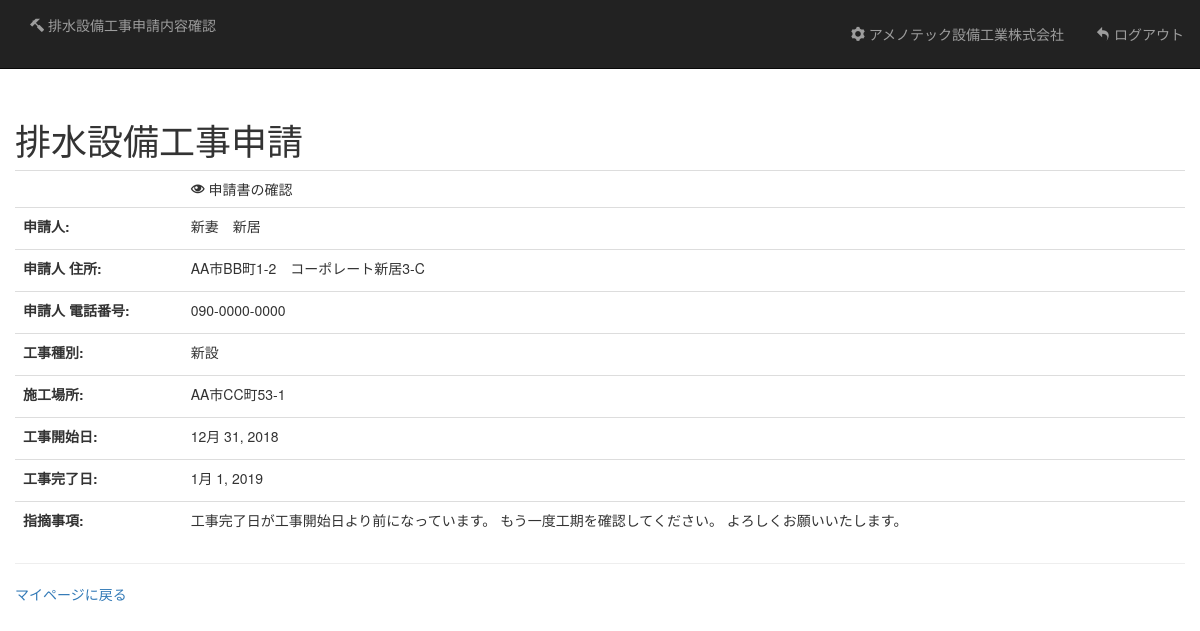
/preview/?id=2 (signed in), run on the app's committed database.
### pyapp/models.py (models this page shows, shortened)
class ConstractorInfo(models.Model):
    username = models.CharField('ユーザー名', max_length=32)
    password = models.CharField('パスワード', max_length=32)
    registered = models.DateTimeField('登録日', default=datetime.datetime.now)
    constractor = models.CharField('会社名', max_length=256)
    representative = models.CharField('代表者　職氏名', max_length=256)
    address = models.CharField('所在地', max_length=512)
    tel = models.CharField('電話番号', max_length=16)

class RequestInfo(models.Model):
    username = models.CharField('ユーザー名', max_length=32) # 施工業者の識別ユーザー名
    registered = models.DateTimeField('提出日', auto_now_add=True)
    client = models.CharField('申請人', max_length=256)
    address = models.CharField('申請人 住所', max_length=512)
    tel = models.CharField('申請人 電話番号', max_length=16)
    constract = models.CharField('工事種別', max_length=1, choices=(('0', '新設'), ('1', '改造'), ('2', '増設')))
    place = models.CharField('施工場所', max_length=512)
    start = models.DateField('工事開始日')
    end = models.DateField('工事完了日')
    condition = models.IntegerField('状態（0:申請中、1:要訂正、2:訂正済、3:許可済、4:完了済）', default=0)
    findings = models.TextField('指摘事項', blank=True)

### pyapp/views.py (the view)
    def wrapper(request, *args):
        username = request.session.get('username')
        if username is None: # ユーザー名がセッションに保存されていなければloginページにリダイレクト
            return redirect('pyapp:login')
        try:
            obj = ConstractorInfo.objects.get(username=username)
            return func(request, obj, *args)
        except ConstractorInfo.DoesNotExist: # 有効なユーザー名でなければloginページにリダイレクト
            return redirect('pyapp:login')

### pyapp/views.py (called while the page is built)
def is_login(func):
    def wrapper(request, *args):
        username = request.session.get('username')
        if username is None: # ユーザー名がセッションに保存されていなければloginページにリダイレクト
            return redirect('pyapp:login')
        try:
            obj = ConstractorInfo.objects.get(username=username)
            return func(request, obj, *args)
        except ConstractorInfo.DoesNotExist: # 有効なユーザー名でなければloginページにリダイレクト
            return redirect('pyapp:login')
    return wrapper

def is_redable(request, constractor):
    ID = request.GET.get('id')
    if ID is None:
        return False, None
    else:
        try:
            obj = RequestInfo.objects.get(id=ID)
            return obj.username == constractor.username, obj
        except RequestInfo.DoesNotExist:
            return False, None

@is_login
def preview_constract(request, constractor):
    readabled, obj = is_redable(request, constractor)
    constract = ['新設', '改造', '増設']
    return render(request, 'preview.html', {
        'constractor': constractor,
        'client': obj.client if readabled else '－',
        'address': obj.address if readabled else '－',
        'tel': obj.tel if readabled else '－',
        'constract': constract[int(obj.constract)] if readabled else '－',
        'place': obj.place if readabled else '－',
        'start': obj.start if readabled else '－',
        'end': obj.end if readabled else '－',
        'findings': obj.findings if readabled else '－',
    })

### pyapp/templates/preview.html (shortened to what this page needs)
<!doctype html>
{% load staticfiles %}
<html lang="ja">
    <head>
        <link rel="stylesheet" href="{% static 'css/bootstrap.min.css' %}">
        <link rel="stylesheet" href="{% static 'css/iconmoon.css' %}">
        <link rel="stylesheet" href="{% static 'css/jquery-ui.min.css' %}">
        <link rel="stylesheet" href="{% static 'css/jquery-ui.structure.min.css' %}">
        <link rel="stylesheet" href="{% static 'css/jquery-ui.theme.min.css' %}">
    </head>
    <body>
        <nav class="navbar navbar-fixed-top navbar-inverse" role="navigation">
            <div class="container-fluid">
                <div class="navbar-header">
                    <p class="navbar-text"><i class="iconmoon-hammer"></i> 排水設備工事申請内容確認</p>
                </div>
                <div class="collapse navbar-collapse">
                    <ul class="nav navbar-nav navbar-right">
                        <li><a class="btn navbar-btn" href="/mypage/"><i class="iconmoon-cog"></i> {{ constractor.constractor }}</a></li>
                        <li><a class="btn navbar-btn" href="/logout/"><i class="iconmoon-undo2"></i> ログアウト</a></li>
                    </ul>
                </div>
            </div>
        </nav>
        <div class="container" style="padding:100px 0 0 0">
            <h1>排水設備工事申請</h1>
            <table class="table">
                <tr><td></td><td><i class="iconmoon-eye"></i> 申請書の確認</td></tr>
                <tr><th><label>申請人:</label></th><td>{{ client }}</td></tr>
                <tr><th><label>申請人 住所:</label></th><td>{{ address }}</td></tr>
                <tr><th><label>申請人 電話番号:</label></th><td>{{ tel }}</td></tr>
                <tr><th><label>工事種別:</label></th><td>{{ constract }}</td></tr>
                <tr><th><label>施工場所:</label></th><td>{{ place }}</td></tr>
                <tr><th><label>工事開始日:</label></th><td>{{ start }}</td></tr>
                <tr><th><label>工事完了日:</label></th><td>{{ end }}</td></tr>
                <tr><th><label>指摘事項:</label></th><td>{{ findings }}</td></tr>
            </table>
            <hr />
            <a href='/mypage/'>マイページに戻る</a>
        </div>
    </body>
</html>

### data on the page
ConstractorInfo: constractor "アメノテック設備工業株式会社"
RequestInfo: client "新妻 新居", address "AA市BB町1-2 コーポレート新居3-C", tel "090-0000-0000", place "AA市CC町53-1", start "12月 31, 2018", end "1月 1, 2019", findings "工事完了日が工事開始日より前になっています。 もう一度工期を確認してください。 よろしくお願いいたします。"

### other printed values
{{ constract }} "新設"
